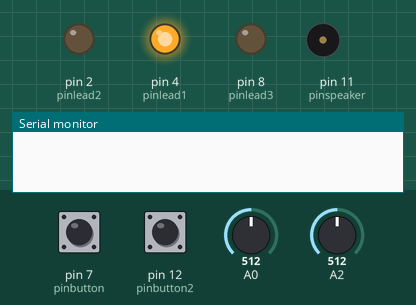
A sketch run on a simulated Arduino Uno, built with avr-gcc and run on an emulated ATmega328P. On the bench: output pins drawn as LEDs (lit = HIGH), buzzer (waves = sounding), the last lines printed to the serial monitor. Dashed ring = blinking. The inputs (shaded band) are chosen by the test bench; at power-on: pin 12 (pinbutton2) LOW, pin 7 (pinbutton) LOW, A0 = 512, A2 = 512.

Above: at 1.2 s.
1.3 s: pin 12 (pinbutton2) pulled HIGH for 0.15 s
At 1.6 s:
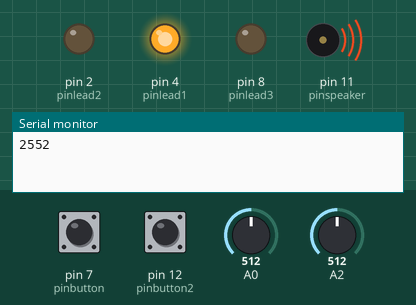
3.3 s: pin 7 (pinbutton) pulled HIGH for 1 s
At 4.8 s:
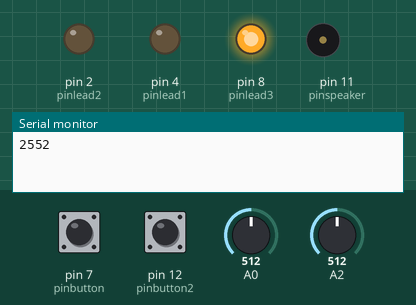
5.8 s: pin 7 (pinbutton) pulled HIGH for 1 s
At 7.9 s:
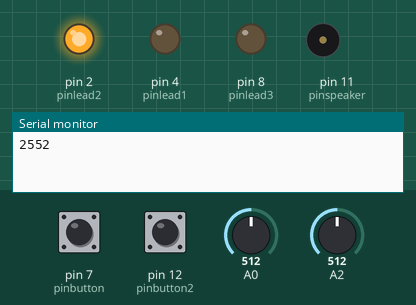
8.3 s: pin 7 (pinbutton) pulled HIGH for 0.15 s
At 8.7 s:
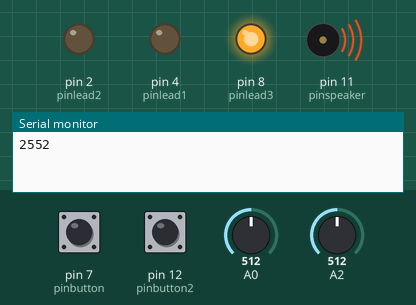
10.3 s: pin 7 (pinbutton) pulled HIGH for 3.2 s
At 11.2 s:
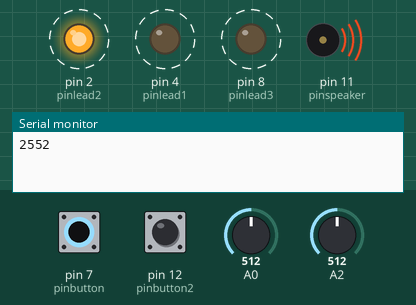
Timing chart, 0 to 15.4 s (numbered marks = the images above; inputs shaded):
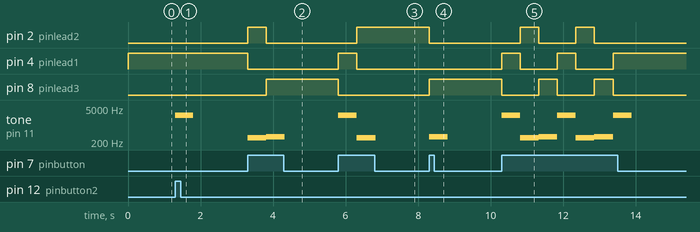

The sketch:

replay.ino
```cpp
/* ** Replay ** by Patrick Viglienghi
 * Project made at the wikicourse "Design and program interactive objects", held by Marco Lurati and Giovanni Profeta in Esino Lario (Italy), on July 2017.
 */

const int pinlead1 = 4;
const int pinlead2 = 2;
const int pinlead3 = 8;
const int pinbutton=7;
const int pinspeaker=11;
const int pinbutton2=12;
int interruttore2;
int sens;
int pot;
int interruttore;
int stepon = 0;
int f1=261;
int f2=293;
int f3=329;


void setup() {
  Serial.begin(9600);
  pinMode(pinlead1, OUTPUT);
  pinMode(pinlead2, OUTPUT);
  pinMode(pinlead3, OUTPUT);
  pinMode(pinspeaker, OUTPUT);
  pinMode(A0, INPUT);
  pinMode(A2, INPUT);
  pinMode(pinbutton,INPUT);
  pinMode(pinbutton2,INPUT);
  play();
}
void loop() {
  sens = analogRead(A0);
  pot = analogRead(A2);
  interruttore  =digitalRead(pinbutton);
 interruttore2 =digitalRead(pinbutton2);
  sens=map(sens,0,1023,100,5000);


  if(interruttore == HIGH){
    play();
 }
  else
 {
    noTone(pinspeaker);
 }

 if(interruttore2 == HIGH){
   readsensor();
   }


}


void play(){

  if(stepon == 3)
   {
    stepon = 1;
  }
    else
    {
      stepon = stepon+1;
      }

  if(stepon == 1){
    tone(pinspeaker,f1);
    digitalWrite(pinlead1,HIGH);
    digitalWrite(pinlead2,LOW);
    digitalWrite(pinlead3,LOW);
  }
  else if (stepon == 2){
    tone(pinspeaker,f2);
    digitalWrite(pinlead2,HIGH);
    digitalWrite(pinlead1,LOW);
    digitalWrite(pinlead3,LOW);
  }
  else if (stepon == 3){
    tone(pinspeaker,f3);
    digitalWrite(pinlead3,HIGH);
    digitalWrite(pinlead2,LOW);
    digitalWrite(pinlead1,LOW);
  }
    delay(pot);

}


  void readsensor() {

  tone(pinspeaker,sens);
  Serial.println(sens);

  if(stepon == 1) {
    f1 =sens;
  }
  if(stepon == 2) {
    f2 = sens;
  }
  if(stepon == 3) {
    f3 = sens;
 }

 delay(500);
}
```

Measured:
- after the input at 1.3 s, tone on pin 11 (pinspeaker): silent → 2552 Hz at once, → silent 0.50 s later
- after the input at 3.3 s, pin 2 (pinlead2): LOW → HIGH at once, → LOW 0.51 s later; pin 4 (pinlead1): HIGH → LOW at once; pin 8 (pinlead3): LOW → HIGH after 0.51 s; tone on pin 11 (pinspeaker): silent → 293 Hz at once, → 329 Hz 0.51 s later, → silent 0.51 s later
- after the input at 5.8 s, pin 2 (pinlead2): LOW → HIGH after 0.51 s; pin 4 (pinlead1): LOW → HIGH at once, → LOW 0.51 s later; pin 8 (pinlead3): HIGH → LOW at once; tone on pin 11 (pinspeaker): silent → 2552 Hz at once, → 293 Hz 0.51 s later, → silent 0.51 s later
- after the input at 8.3 s, pin 2 (pinlead2): HIGH → LOW at once; pin 8 (pinlead3): LOW → HIGH at once; tone on pin 11 (pinspeaker): silent → 329 Hz at once, → silent 0.51 s later
- after the input at 10.3 s, pin 2 (pinlead2): alternates HIGH for 0.51 s and LOW for 1.0 s, 4 changes in all, then stays LOW, starting after 0.51 s; pin 4 (pinlead1): alternates HIGH for 0.51 s and LOW for 1.0 s, 5 changes in all, then stays HIGH, starting at once
